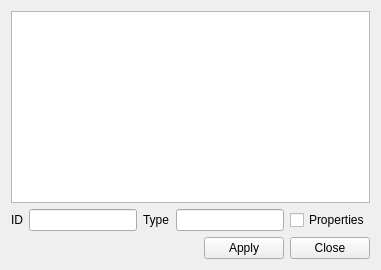
<?xml version="1.0" encoding="UTF-8"?>
<ui version="4.0">
 <class>FeatureInfo</class>
 <widget class="QWidget" name="FeatureInfo">
  <property name="windowModality">
   <enum>Qt::WindowModal</enum>
  </property>
  <property name="enabled">
   <bool>true</bool>
  </property>
  <property name="geometry">
   <rect>
    <x>0</x>
    <y>0</y>
    <width>372</width>
    <height>359</height>
   </rect>
  </property>
  <property name="sizePolicy">
   <sizepolicy hsizetype="Fixed" vsizetype="Fixed">
    <horstretch>0</horstretch>
    <verstretch>0</verstretch>
   </sizepolicy>
  </property>
  <property name="minimumSize">
   <size>
    <width>0</width>
    <height>300</height>
   </size>
  </property>
  <property name="windowTitle">
   <string>The Properties of GPJson</string>
  </property>
  <layout class="QGridLayout" name="gridLayout">
   <property name="sizeConstraint">
    <enum>QLayout::SetFixedSize</enum>
   </property>
   <item row="0" column="0">
    <widget class="QJsonView" name="treeView">
     <property name="headerHidden">
      <bool>false</bool>
     </property>
     <attribute name="headerVisible">
      <bool>true</bool>
     </attribute>
     <attribute name="headerHighlightSections">
      <bool>false</bool>
     </attribute>
    </widget>
   </item>
   <item row="1" column="0">
    <layout class="QHBoxLayout" name="horizontalLayout_2">
     <property name="sizeConstraint">
      <enum>QLayout::SetFixedSize</enum>
     </property>
     <item>
      <widget class="QLabel" name="label_ID">
       <property name="text">
        <string>ID</string>
       </property>
       <property name="buddy">
        <cstring>idEdit</cstring>
       </property>
      </widget>
     </item>
     <item>
      <widget class="QLineEdit" name="idEdit">
       <property name="readOnly">
        <bool>true</bool>
       </property>
      </widget>
     </item>
     <item>
      <widget class="QLabel" name="label_Type">
       <property name="text">
        <string>Type</string>
       </property>
       <property name="buddy">
        <cstring>typeEdit</cstring>
       </property>
      </widget>
     </item>
     <item>
      <widget class="QLineEdit" name="typeEdit">
       <property name="readOnly">
        <bool>true</bool>
       </property>
      </widget>
     </item>
     <item>
      <widget class="QCheckBox" name="properties">
       <property name="sizePolicy">
        <sizepolicy hsizetype="Fixed" vsizetype="Fixed">
         <horstretch>0</horstretch>
         <verstretch>0</verstretch>
        </sizepolicy>
       </property>
       <property name="text">
        <string>Properties</string>
       </property>
       <property name="checked">
        <bool>false</bool>
       </property>
      </widget>
     </item>
    </layout>
   </item>
   <item row="2" column="0">
    <layout class="QHBoxLayout" name="horizontalLayout">
     <property name="sizeConstraint">
      <enum>QLayout::SetFixedSize</enum>
     </property>
     <item>
      <spacer name="horizontalSpacer">
       <property name="orientation">
        <enum>Qt::Horizontal</enum>
       </property>
       <property name="sizeHint" stdset="0">
        <size>
         <width>40</width>
         <height>20</height>
        </size>
       </property>
      </spacer>
     </item>
     <item>
      <widget class="QPushButton" name="applyBtn">
       <property name="text">
        <string>Apply</string>
       </property>
      </widget>
     </item>
     <item>
      <widget class="QPushButton" name="closeBtn">
       <property name="text">
        <string>Close</string>
       </property>
      </widget>
     </item>
    </layout>
   </item>
  </layout>
 </widget>
 <customwidgets>
  <customwidget>
   <class>QJsonView</class>
   <extends>QTreeView</extends>
   <header>QJsonModel/qjsonview.h</header>
  </customwidget>
 </customwidgets>
 <tabstops>
  <tabstop>idEdit</tabstop>
  <tabstop>typeEdit</tabstop>
  <tabstop>properties</tabstop>
 </tabstops>
 <resources/>
 <connections>
  <connection>
   <sender>properties</sender>
   <signal>toggled(bool)</signal>
   <receiver>treeView</receiver>
   <slot>setVisible(bool)</slot>
   <hints>
    <hint type="sourcelabel">
     <x>385</x>
     <y>255</y>
    </hint>
    <hint type="destinationlabel">
     <x>205</x>
     <y>119</y>
    </hint>
   </hints>
  </connection>
  <connection>
   <sender>closeBtn</sender>
   <signal>clicked()</signal>
   <receiver>FeatureInfo</receiver>
   <slot>close()</slot>
   <hints>
    <hint type="sourcelabel">
     <x>348</x>
     <y>277</y>
    </hint>
    <hint type="destinationlabel">
     <x>198</x>
     <y>149</y>
    </hint>
   </hints>
  </connection>
 </connections>
</ui>
